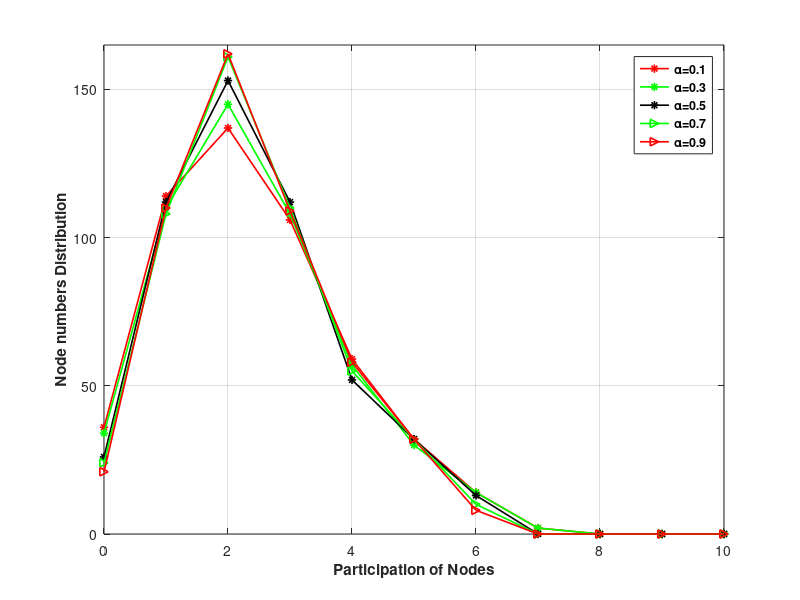

Reproduce this figure in MATLAB.
% 节点为500时，alpha值为0.1, 0.3,0.5,0.7,0.9 的度分布曲线
clc;
clear;

x = [0,1,2,3,4,5,6,7,8,9,10];
alpha1 = [36 114 137 106 59 32 14 2 0 0 0];
alpha3 = [34 110 145 108 57 30 14 2	0 0	0]; 
alpha5 = [26 112 153 112 52 32 13 0	0 0	0]; 
alpha7 = [24 108 161 110 55 32 10 0 0 0 0];
alpha9 = [21 110 162 109 58 32 8 0 0 0 0]; 

figure
h1 = plot(x,alpha1,'-*red','LineWidth',1.2);  hold on;
     plot(x,alpha3,'-*green','LineWidth',1.2);hold on;
     plot(x,alpha5,'-*black','LineWidth',1.2);hold on;
     plot(x,alpha7,'->green','LineWidth',1.2);hold on;
     plot(x,alpha9,'->red','LineWidth',1.2);
     
axis([0,10,0,165]);
xlabel('Participation of Nodes','FontWeight','bold');
ylabel('Node numbers Distribution','FontWeight','bold');
legend('\alpha=0.1','\alpha=0.3','\alpha=0.5','\alpha=0.7','\alpha=0.9','FontWeight','bold');
grid on;
print('distribution500','-dpng')
